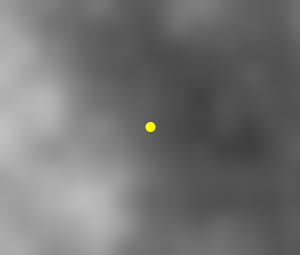
Frame 1 (no input)
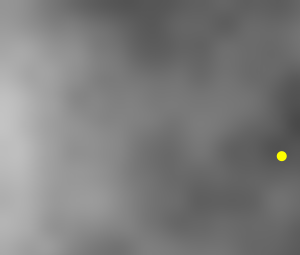
Frame 60 (the mouse pressed at the canvas centre just before this capture)
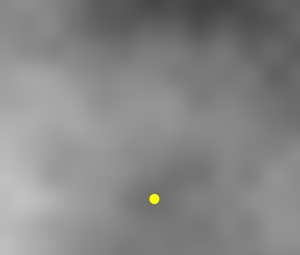
Frame 120 (the mouse held since frame 60 and released just before this capture)

The Processing sketch that drew these frames (run headless with seeded random() and noise(); from frame 60 on, the mouse is pressed at the canvas centre):

// Processing sketch: processing_8099
// ── processing_8099.pde

/**
 * How to use image data for motion?
 *
 * Original code by nardove
 * http://processing.org/discourse/yabb2/YaBB.pl?num=1267457232/4#4
 *
 * Optimised code by subpixel
 * http://subpixels.com
 *
 * CONTROLS
 * [s]obel image toggle
 * [n]ew ball (at centre of winodw)
 * [1]-[5] select processing mode (incresing optimisation)
 * [MOUSE CLICK] to position ball at mouse cursor
 *
 * 2010-03-07 v03 subpixel
 * - Use noise() in place of Toxiclibs SimplexNoise.noise()
 * - Throw in a Ball to roll around
 * - calcFullSobelImage flag to control calculation/rendering of "sobel image"
 * - PVector sobel(int x, int y, PImage img)
 *
 * 2010-03-07 v04 subpixel
 * - Introduce "mode" to select different methods
 * - Miserly sobel(i) with scammy optimisations (global vars instead of parameters, etc)
 * - Inline optimisation
 */

int mode = 1;

float NS = 0.005; // noise scale (try from 0.005 to 0.5)
float noiseAnimSpeed = 0.005;

int numIters = 3; // Number of iterations per frame for motion calculation

PImage noiseImg, sobelImg;

boolean calcFullSobelImage = false;


Ball ball;

// Sobel operator kernels
// http://en.wikipedia.org/wiki/Sobel_operator

float[][] kernelX = { {  1,  0, -1  },
                      {  2,  0, -2  },
                      {  1,  0, -1  } };

float[][] kernelY = { {  1,  2,  1  },
                      {  0,  0,  0  },
                      { -1, -2, -1  } };

final int[] kernelX1d =
{
   1, 0, -1,
   2, 0, -2,
   1, 0, -1
};

final int[] kernelY1d =
{
    1,  2,  1,
    0,  0,  0,
   -1, -2, -1
};

// Kernels must be square, mmkay?
final int ksize = 3;
final int klength = ksize * ksize;
final int ksize_1 = ksize - 1;
final int kborder = ksize >> 1;

int w;        // width
int h;        // height
int w1, h1;   // width+1, height+1
int w_1, h_1; // width-1, height-1
int last_sobel; // index of image location (w - 2, h - 2);
int baseOffset;
int jump;

// DODGY GLOBALS instead of passing parameters and return values
PVector G = new PVector(); // 'returned' image gradient
int[] P; // Noise image pixels

void setup()
{
  size(300, 255);
//  size(640, 480); // Very slow

  w = width;
  h = height;

  w1 = w + 1;
  h1 = h + 1;

  w_1 = w - 1;
  h_1 = h - 1;

  last_sobel = (h - 2) * w + (w - 2); // Last "Sobel image" pixel index
  
  jump = w - ksize + 1;
  baseOffset = - (kborder * w + kborder);

  // No need to create these every frame!
  noiseImg = createImage(w, h, RGB);
  sobelImg = createImage(w, h, RGB);

  newBall();
}

void draw()
{
  background(0);

  // Create noise image
  noiseImg.loadPixels();
  P = noiseImg.pixels;
  
  for (int i = 0, y = 0; y < h; y++)
  {
    for (int x = 0; x < w; x++, i++)
    {
      int noiseVal = (int)(255 * noise(x * NS, y * NS, frameCount * noiseAnimSpeed));
      int c = noiseVal * 0x010101; // Greyscale
      
      // This is faster than noiseImg.set()!
      P[i] = c;
    }
  }

  if (!calcFullSobelImage)
  {
    noiseImg.updatePixels();
    image(noiseImg, 0, 0);
  }
  else
  {
    // Create sobel image the same size as the noise image
    // Loop through every pixel in the image.
    if (mode == 5) // OPTIMISATION
    {
      // SMOKIN'! (~26.5fps)
      
      int i = w1;
      int right = w_1;
      
      while (i < last_sobel)
      {
        int p11_p33 = (P[i-w1]&0xff) - (P[i+w1]&0xff);
        int p13_p31 = (P[i-w_1]&0xff) - (P[i+w_1]&0xff);
        G.x = p11_p33 - p13_p31 + 2*(P[i-1]&0xff) - 2*(P[i+1]&0xff);
        G.y = p11_p33 + p13_p31 + 2*(P[i-w]&0xff) - 2*(P[i+w]&0xff);

        // For this pixel in the new image, set red and blue to show gradient
        sobelImg.pixels[i] = color(127 - 20 * G.x, 0, 127 - 20 * G.y);
        
        if (i == right)
        {
          // Move to next row
          right += w; // right edge increases by image width
          i += 3;     // Pixel index goes up by 3 (skip one from each edge)
        }
        else
        {
          // Move to next column
          i++;
        }
      }
    }
    else
    for (int i = w1, y = 1; y < h_1; y++, i += 2)  // i += 2 skips left and right edges
    {
      for (int x = 1; x < w_1; x++, i++) // Start 1 in from left, finish 1 in fron right
      {
        // OPTIMISATION TESTS
        switch(mode)
        {
          case 1: // ORIGINAL (~19.1fps)
            G.x = convolution(x, y, kernelX, noiseImg);
            G.y = convolution(x, y, kernelY, noiseImg);
            break;
          case 2: // BETTER (~20.9fps)
            G = sobel(x, y, kernelX1d, kernelY1d, noiseImg);
            break;
          case 3: // FAST (~25.8fps)
            sobel(i);
            break;
          case 4: // FAST INLINE (~26.3fps)
            int p11_p33 = (P[i-w1]&0xff) - (P[i+w1]&0xff);
            int p13_p31 = (P[i-w_1]&0xff) - (P[i+w_1]&0xff);
            G.x = p11_p33 - p13_p31 + 2*(P[i-1]&0xff) - 2*(P[i+1]&0xff);
            G.y = p11_p33 + p13_p31 + 2*(P[i-w]&0xff) - 2*(P[i+w]&0xff);
            break;
        }
        
        // For this pixel in the new image, set red and blue to show gradient
        sobelImg.pixels[i] = color(127 - 20 * G.x, 0, 127 - 20 * G.y);
      }
    }

    sobelImg.updatePixels();
    image(sobelImg, 0, 0);
  }

  // Move the ball around
  for (int iters = 0; iters < numIters; iters++)
  {
    int x = round(ball.pos.x);
    int y = round(ball.pos.y);
//    PVector G = sobel(x, y, kernelX1d, kernelY1d, noiseImg);
    sobel(w * y + x);

    float cX = G.x * 0.2 / numIters / numIters;
    float cY = G.y * 0.2 / numIters / numIters;
    
    ball.update(cX, cY);
  }

  // Display the ball  
  ball.draw();
  
  println("fps: " + frameRate);
}

void mousePressed()
{
  ball = new Ball(constrain(mouseX, 1, w  - 2),
                  constrain(mouseY, 1, h - 2), 0, 0);
}

void keyPressed()
{
  if (key == CODED) switch(keyCode)
  {
  }
  else switch(key)
  {
    case 'n': newBall(); break;
    case 's': calcFullSobelImage ^= true; break;
    case '1': mode = 1; break;
    case '2': mode = 2; break;
    case '3': mode = 3; break;
    case '4': mode = 4; break;
    case '5': mode = 5; break;
  }
}

void newBall()
{
  ball = new Ball(w/2, h/2, 0, 0);
}

// ORIGINAL convolution method by nardove
float convolution(int x, int y, float[][] kernel, PImage img) {
  float sum = 0.0; // Kernel sum for this pixel
  
  for (int kx = -1; kx <= 1; kx++) {
    for (int ky = -1; ky <= 1; ky++) {
      // Calculate the adjacent pixel for this kernel point
      int pos = (x + kx) + (y + ky) * width;
      // Image is grayscale, red/green/blue are identical
      //float val = red(img.pixels[pos]);
      float val = img.pixels[pos] >> 16 & 0xFF;
      // Multiply adjacent pixels based on the kernel values
      sum += kernel[ky + 1][kx + 1] * val;
    }
  }
  
  return sum;
} 

// 1D kernel arrays
// Slightly tricky traversal over the noise image
// Calculate X and Y gradient together to reduce pixels[] accesses
PVector sobel(int x, int y, int[] kernelX, int[] kernelY, PImage img)
{
  int cX = 0;
  int cY = 0;
  
  for (int p = w * y + x + baseOffset, k = 0, right = ksize_1; k < klength; k++ )
  {
    int val = img.pixels[p] & 0xff;
    cX += val * kernelX[k];
    cY += val * kernelY[k];
    
    if (k == right)
    {
      right += ksize;
      p += jump;
    }
    else
    {
      p++;
    }
  }
  
  // Gradient vector
  return new PVector(cX, cY);
}

// No loops
// Precalculated everything
// Global variables to reduce paramater passing
// Global 'return' G to avoid object creation
void sobel(int i)
{
  int p11_p33 = (P[i-w1]&0xff) - (P[i+w1]&0xff);
  int p13_p31 = (P[i-w_1]&0xff) - (P[i+w_1]&0xff);
  
  G.x = p11_p33 - p13_p31 + 2*(P[i-1]&0xff) - 2*(P[i+1]&0xff);
  G.y = p11_p33 + p13_p31 + 2*(P[i-w]&0xff) - 2*(P[i+w]&0xff);
}

// ==========================================================

class Ball
{
  PVector pos;
  PVector vel;
  PVector acc;
  
  public Ball(float x, float y, float vx, float vy)
  {
    pos = new PVector(x, y);
    vel = new PVector(vx, vy);
    acc = new PVector();
  }
  
  public void update(float ax, float ay)
  {
    vel.x += ax;
    vel.y += ay;
    vel.mult(1 - 0.45 / numIters / numIters); // drag!
    pos.add(vel);
    
    if (pos.x < 1 || pos.x > w - 2 || pos.y < 1 || pos.y > h - 2)
    {
      newBall();
    }

    pos.x = constrain(pos.x, 1, w  - 2);
    pos.y = constrain(pos.y, 1, h - 2);
  }
   
  public void draw()
  {
    pushStyle();
    ellipseMode(RADIUS);
    fill(255, 255, 0);
    noStroke();
    ellipse(pos.x, pos.y, 5, 5);
    popStyle();
  }
}
